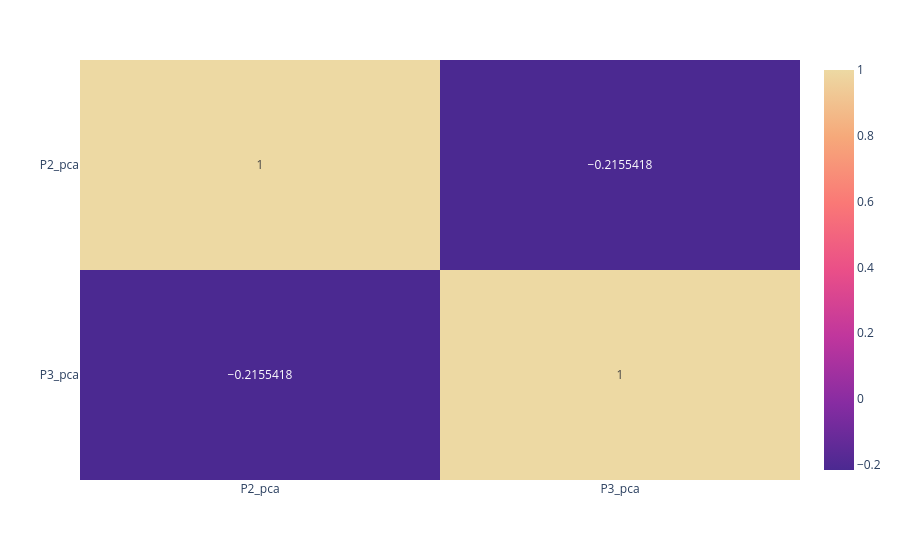

The cell this chart's notebook holds for it:
### Code cell
fig_corr

### Figure 1 — Plotly figure (JSON) as saved in the notebook; plotly's stock layout.template omitted (floating-point values rounded to 4 significant figures)
{"data": [{"coloraxis": "coloraxis", "hovertemplate": "x: %{x}<br>y: %{y}<br>color: %{z}<extra></extra>", "name": "0", "texttemplate": "%{z}", "type": "heatmap", "x": ["P2_pca", "P3_pca"], "xaxis": "x", "y": ["P2_pca", "P3_pca"], "yaxis": "y", "z": [[1, -0.2155], [-0.2155, 1]]}], "layout": {"coloraxis": {"colorscale": [[0, "rgb(75, 41, 145)"], [0.1667, "rgb(135, 44, 162)"], [0.3333, "rgb(192, 54, 157)"], [0.5, "rgb(234, 79, 136)"], [0.6667, "rgb(250, 120, 118)"], [0.8333, "rgb(246, 169, 122)"], [1, "rgb(237, 217, 163)"]]}, "margin": {"t": 60}, "xaxis": {"anchor": "y", "domain": [0, 1]}, "yaxis": {"anchor": "x", "autorange": "reversed", "domain": [0, 1]}}}
